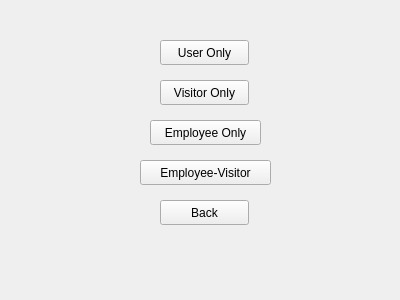
<?xml version="1.0" encoding="UTF-8"?>
<ui version="4.0">
 <class>Form</class>
 <widget class="QWidget" name="Form">
  <property name="geometry">
   <rect>
    <x>0</x>
    <y>0</y>
    <width>400</width>
    <height>300</height>
   </rect>
  </property>
  <property name="windowTitle">
   <string>Form</string>
  </property>
  <widget class="QPushButton" name="pushButton">
   <property name="geometry">
    <rect>
     <x>160</x>
     <y>40</y>
     <width>89</width>
     <height>25</height>
    </rect>
   </property>
   <property name="text">
    <string>User Only</string>
   </property>
  </widget>
  <widget class="QPushButton" name="pushButton_2">
   <property name="geometry">
    <rect>
     <x>160</x>
     <y>80</y>
     <width>89</width>
     <height>25</height>
    </rect>
   </property>
   <property name="text">
    <string>Visitor Only</string>
   </property>
  </widget>
  <widget class="QPushButton" name="pushButton_3">
   <property name="geometry">
    <rect>
     <x>150</x>
     <y>120</y>
     <width>111</width>
     <height>25</height>
    </rect>
   </property>
   <property name="text">
    <string>Employee Only</string>
   </property>
  </widget>
  <widget class="QPushButton" name="pushButton_4">
   <property name="geometry">
    <rect>
     <x>140</x>
     <y>160</y>
     <width>131</width>
     <height>25</height>
    </rect>
   </property>
   <property name="text">
    <string>Employee-Visitor</string>
   </property>
  </widget>
  <widget class="QPushButton" name="pushButton_5">
   <property name="geometry">
    <rect>
     <x>160</x>
     <y>200</y>
     <width>89</width>
     <height>25</height>
    </rect>
   </property>
   <property name="text">
    <string>Back</string>
   </property>
  </widget>
 </widget>
 <resources/>
 <connections/>
</ui>
